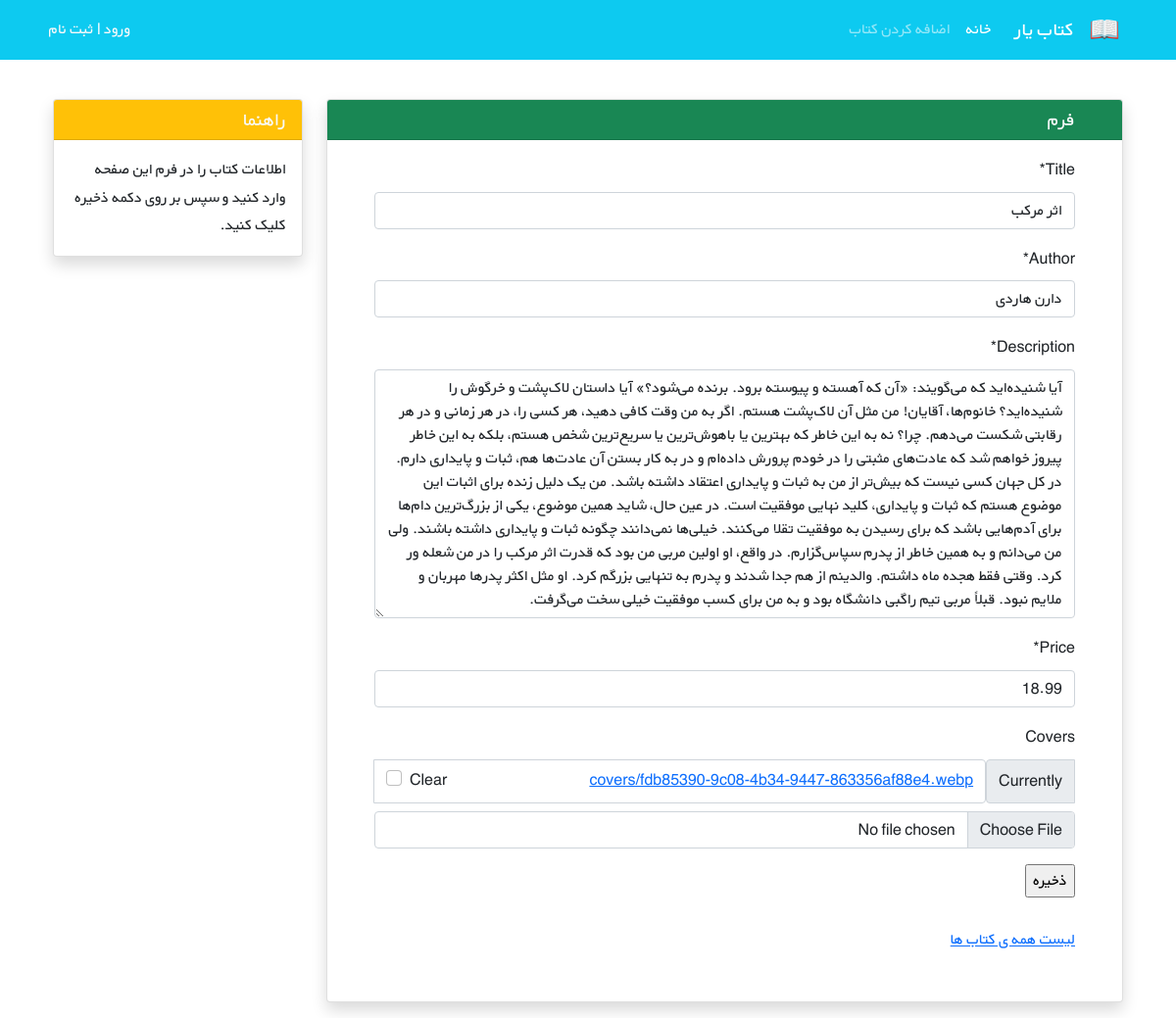
/books/3/edit/, run on the app's committed database.
### books/models.py (models this page shows, shortened)
class Book(models.Model):
    title = models.CharField(max_length=200)
    author = models.CharField(max_length=200)
    description = models.TextField()
    price = models.DecimalField(max_digits=5, decimal_places=2)  # Money -> Decimal fields
    covers = models.ImageField(upload_to='covers/', blank=True)

### books/views.py (the view)
# urls.py: path('<int:pk>/edit/', BookUpdateView.as_view(), name='book_update'),
class BookUpdateView(generic.UpdateView):
    model = Book
    fields = ['title', 'author', 'description', 'price', 'covers', ]
    template_name = 'books/book_update.html'

### books/templates/books/book_update.html (shortened to what this page needs)
{% extends '_base.html' %}
{% load crispy_forms_tags %}
{% block content %}
    <div class="container mt-4" dir="rtl">
        <div class="row">
            <div class="col-9">
                <div class="card shadow my-3">
                    <h5 class="card-header bg-success text-light px-5">فرم</h5>
                    <div class="px-5 pt-3 pb-5">
                        <form action="" method="POST" enctype="multipart/form-data">
                            {{ form|crispy }}
                            <input type="submit" value="ذخیره">
                        </form>
                        <br>
                        <a href="{% url 'book_list' %}">لیست همه ی کتاب ها</a>
                    </div>
                </div>
            </div>
            <div class="col-3">
                <div class="card my-3 shadow">
                    <h5 class="card-header bg-warning text-light">راهنما</h5>
                    <div class="card-body">
                        <p class="card-text">
                            اطلاعات کتاب را در فرم این صفحه وارد کنید و سپس بر روی دکمه ذخیره کلیک کنید.
                        </p>
                    </div>
                </div>
            </div>
        </div>
    </div>
{% endblock content %}

### static/css/style.css (style rules this page uses)
* { font-family: 'BYekan', sans-serif; line-height: 1.8rem; }

### data on the page
Book: title "اثر مرکب", author "دارن هاردی", description "آیا شنیده‌اید که می‌گویند: «آن که آهسته و پیوسته برود. برنده می‌شود؟» آیا داستان لاک‌پشت و خرگوش را شنیده‌اید؟ خانوم‌ها، آقایان! من مثل آن لاک‌پشت هستم. اگر به من وقت کافی دهید، هر کسی را، در هر زمانی و در هر رقابتی شکست می‌دهم. چرا؟ نه به این خاطر که بهترین یا باهوش‌ترین یا سریع‌ترین شخص هستم، بلکه به این خاطر پیروز خواهم شد که عادت‌های مثبتی را در خودم پرورش داده‌ام و در به کار بستن آن عادت‌ها هم، ثبات و پایداری دارم. در کل جهان کسی نیست که بیش‌تر از من به ثبات و پایداری اعتقاد داشته باشد. من یک دلیل زنده برای اثبات این موضوع هستم که ثبات و پایداری، کلید نهایی موفقیت است. در عین حال، شاید همین موضوع، یکی از بزرگ‌ترین دام‌ها برای آدم‌هایی باشد که برای رسیدن به موفقیت تقلا می‌کنند. خیلی‌ها…", price "18.99"
